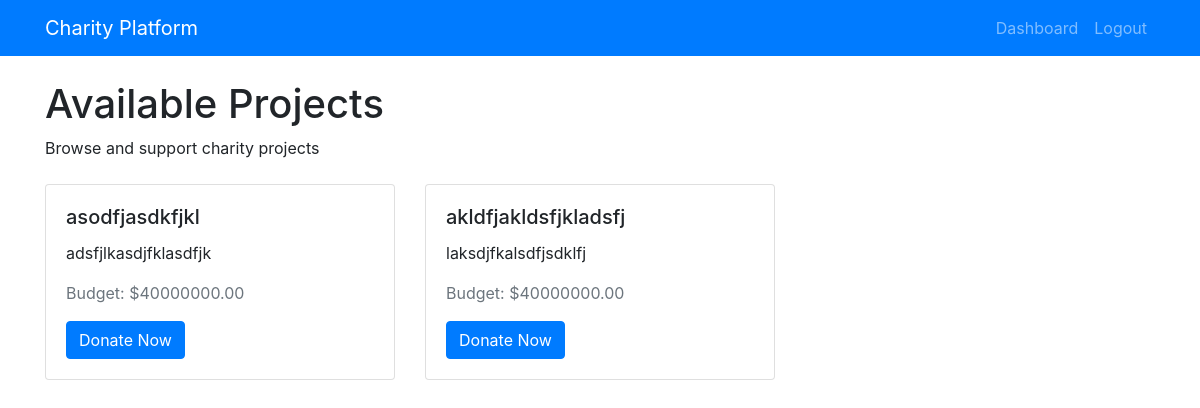
Screenshot of /home (signed in) with the database file from the repository.
### models.py (models this page shows)
class Project(db.Model):
    id = db.Column(db.Integer, primary_key=True)
    name = db.Column(db.String(100))
    description = db.Column(db.Text)
    total_budget = db.Column(db.Float)
    user_id = db.Column(db.Integer, db.ForeignKey('user.id'))
    contract_address = db.Column(db.String(100))
    project_companies = db.relationship('ProjectCompany', backref='project', lazy=True)
    donations = db.relationship('Donation', backref='project', lazy=True)

### app.py (the view)
@app.route('/home')
@login_required
def home():
    if current_user.role != 'donor':
        flash("This page is only accessible to donors!")
        return redirect(url_for('dashboard'))
    projects = Project.query.all()
    return render_template('home.html', projects=projects)

### app.py (called while the page is built)
@login_manager.user_loader
def load_user(user_id):
    return User.query.get(int(user_id))

### templates/home.html (shortened to what this page needs)
<!DOCTYPE html>
<html lang="en">
<head>
    <link rel="stylesheet" href="https://stackpath.bootstrapcdn.com/bootstrap/4.5.2/css/bootstrap.min.css">
</head>
<body>
    <nav class="navbar navbar-expand-lg navbar-dark bg-primary">
        <div class="container">
            <a class="navbar-brand" href="{{ url_for('home') }}">Charity Platform</a>
            <div class="collapse navbar-collapse" id="navbarNav">
                <ul class="navbar-nav ml-auto">
                    <li class="nav-item">
                        <a class="nav-link" href="{{ url_for('dashboard') }}">Dashboard</a>
                    </li>
                    <li class="nav-item">
                        <a class="nav-link" href="{{ url_for('logout') }}">Logout</a>
                    </li>
                </ul>
            </div>
        </div>
    </nav>
    <div class="container mt-4">
        <h1>Available Projects</h1>
        <p>Browse and support charity projects</p>
        <div class="row mt-4">
            {% if projects %}
                {% for project in projects %}
                    <div class="col-md-4 mb-4">
                        <div class="card h-100">
                            <div class="card-body">
                                <h5 class="card-title">{{ project.name }}</h5>
                                <p class="card-text">{{ project.description[:100] }}{% if project.description|length > 100 %}...{% endif %}</p>
                                <p class="text-muted">Budget: ${{ "%.2f"|format(project.total_budget) }}</p>
                                <a href="{{ url_for('donate_project', project_id=project.id) }}" class="btn btn-primary">Donate Now</a>
                            </div>
                        </div>
                    </div>
                {% endfor %}
            {% else %}
                <div class="col-12">
                    <div class="alert alert-info">No projects available at the moment.</div>
                </div>
            {% endif %}
        </div>
    </div>
</body>
</html>

### rows the page displays
Project: name "asodfjasdkfjkl", description "adsfjlkasdjfklasdfjk", total_budget "40000000.00"
Project: name "akldfjakldsfjkladsfj", description "laksdjfkalsdfjsdklfj", total_budget "40000000.00"
